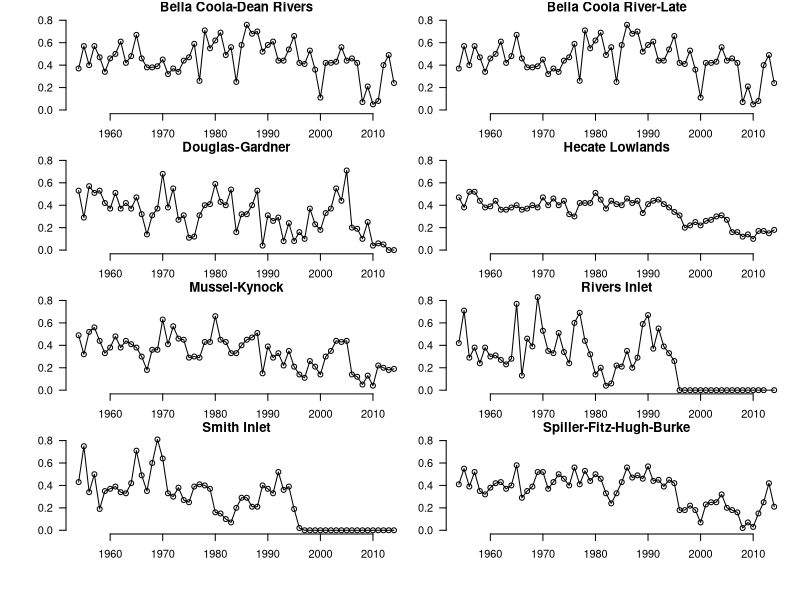
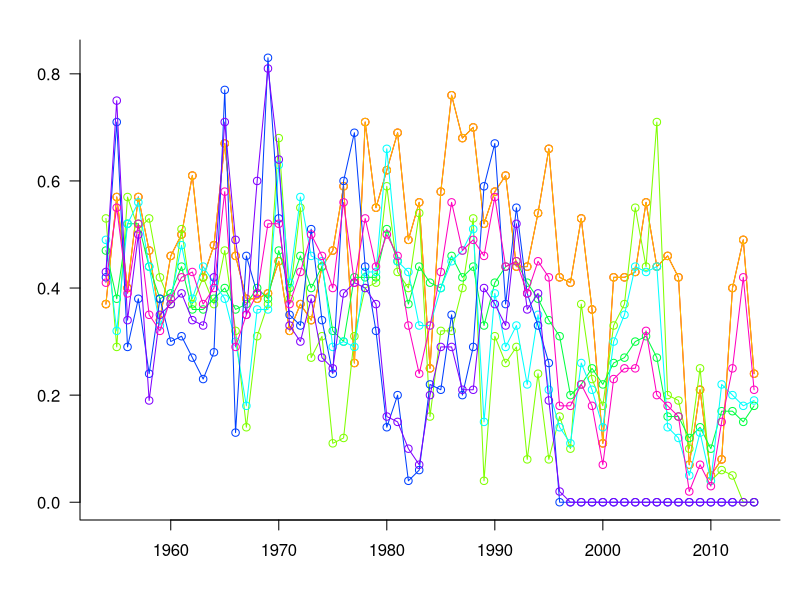

Write the R code that produced these figures, in order. (Note: this script raises an error after producing the figures.)
library(here)
library(RColorBrewer)
###############################################################################
# Load data
###############################################################################

CU_names <- read.csv("data/CentralCoastChum_CUs.csv")
CU_names <- as.character(CU_names[1:8,'CU_name']) #Ignore Wannock (no data)

datER <- read.csv("data/PSE_chumExploitationRate.csv")
datER <- subset(datER, is.element(datER$location, CU_names))

# Are all CUs in ER data?
CU_names[is.element(CU_names, datER$location) == FALSE]

###############################################################################
# Summarize data
###############################################################################
meanER <- mean(datER$datavalue)
sdER <- sd(datER$datavalue)

meanER_period1 <- mean(datER$datavalue[datER$year <= 1990])
meanER_period2 <- mean(datER$datavalue[datER$year > 1990])

# Perhaps makes more sense to look at sd among CUs within each year?
sdER2 <- mean(tapply(datER$datavalue, datER$year, sd))
# This is slightly lower than looking across all time.

###############################################################################
# Plot data
###############################################################################

par(mfrow=c(4,2), mar=c(2,2,1,1), oma=c(3,3,0,0))
for(i in 1:8){
	datER.i <- subset(datER, datER$location == CU_names[i])
	plot(datER.i$year, datER.i$datavalue, "o", xlim=c(1954, 2014), ylim=range(datER$datavalue, na.rm=TRUE), bty="n", xlab="", ylab="", las=1, main=CU_names[i])
}

# All together
colCU <- rainbow(8)#brewer.pal(8, "Accent")
par(mfrow=c(1,1), mar=c(4,4,2,1), oma=rep(0, 4))
plot(datER.i$year, datER.i$datavalue, "n", xlim=c(1954, 2014), ylim=range(datER$datavalue, na.rm=TRUE), bty="l", xlab="", ylab="", las=1)
for(i in 1:8){
	datER.i <- subset(datER, datER$location == CU_names[i])
	lines(datER.i$year, datER.i$datavalue, "o", col=colCU[i])
}
segments(x0=1954, x1=1990, y0=meanER_period1, y1=meanER_period1, lty=2, l)
segments(x0=1991, x1=2014, y0=meanER_period2, y1=meanER_period2, lty=2)
legend("topright", col=colCU, lwd=1, CU_names, ncol=2)

###############################################################################
# Representing with beta distribution
###############################################################################
betaPar <- function(mean, sd){
	beta1 <- (mean^2 - mean^3 - sd^2*mean)/(sd^2)
	beta2 <- (mean * (1 - mean)^2 - sd^2*(1 - mean))/(sd^2)
	return(c(beta1, beta2))
}

betaER <- betaPar(meanER, sdER2)
h <- rbeta(10^3, shape1 = betaER[1], shape2 = betaER[2])

hist(h, freq=FALSE)
lines(seq(0, 1, 0.01), dbeta(seq(0, 1, 0.01), shape1 = betaER[1], shape2 = betaER[2]))

mean(h)
sd(h)

###############################################################################
# Relationship between abundance and harvest rates
###############################################################################

datEsc <- read.csv("data/nccdbv2_NCCStreamEscapement.csv")
datAbund <- read.csv("data/PSE_chumSpawnerAbundanceAndTotalRunSize.csv")

datAbundLGL <- subset(datAbund, datAbund$parameter == "LGL counts")
datTotalRun <- subset(datAbund, datAbund$parameter == "Total run")



harvestPar <- data.frame(location = CU_names, hmax = rep(NA, length(CU_names)), d = rep(NA, length(CU_names)), m = rep(NA, length(CU_names))) 

dat.all <- data.frame(
	location = rep(NA, each = 61*length(CU_names)),
	year = rep(NA, 61*length(CU_names)), 
	harvestRate = rep(NA, 61*length(CU_names)), 
	totalRun = rep(NA, 61*length(CU_names)))
I <- 1
												 
for(i in c(1,3:8)){
	dat.i <- data.frame(
		y = subset(datER, datER$location == CU_names[i])$datavalue,
		x = subset(datTotalRun, datTotalRun$location == CU_names[i])$datavalue,
		esc = subset(datAbundLGL, datAbundLGL$location == CU_names[i])$datavalue,
		year = subset(datER, datER$location == CU_names[i])$year)

	dat.all$location[I:(I + dim(dat.i)[1] - 1)] <- CU_names[i]
	dat.all$year[I:(I+dim(dat.i)[1]-1)] <- dat.i$year
	dat.all$harvestRate[I:(I+dim(dat.i)[1]-1)] <- dat.i$y
	dat.all$totalRun[I:(I+dim(dat.i)[1]-1)] <- dat.i$x
	I <- I + dim(dat.i)[1]
}

# 	xmax <- ceiling(max(dat.i$x)*10^-5)*10^5
# 
# 	# Fit curve
# 	fit.i <- nls(
# 		y ~ hmax * (1 - exp(d * (m - x))),
# 		data = dat.i,
# 		start = list(hmax = 0.8, d = 1.2*10^-6, m = 10^5),
# 		lower = c(0, 0, 0),
# 		upper = c(1, Inf, 10^6),
# 		algorithm = "port")
# 	harvestPar[i,'hmax'] <- coefficients(fit.i)['hmax']
# 	harvestPar[i,'d'] <- coefficients(fit.i)['d']
# 	harvestPar[i,'m'] <- coefficients(fit.i)['m']
# 
# 	R.dummy <- seq(0, max(dat.i$x), length.out=200)
# 	h.dummy <- coefficients(fit.i)['hmax'] * (1 - exp(coefficients(fit.i)['d'] * (coefficients(fit.i)['m'] - R.dummy)))
# 
# 
# 	par(mfrow=c(2,1), mar=c(3,5,2,5), oma=c(1,0,0,0))
# 	bp <- barplot(rbind(dat.i$x - dat.i$esc, dat.i$esc), names.arg = NULL, las=1, col=c("#A8A6FF", "#FF0200"), yaxt="n", ylim=c(0, xmax), main=CU_names[i])
# 	axis(side=1, at=bp[match(seq(1960, 2010, 10), dat.i$year)], labels = seq(1960, 2010, 10))
# 
# 	xdist <- 100000
# 	while(length(seq(0, xmax, xdist)) > 8) xdist <- xdist * 2
# 	axis(side=2, at=seq(0, xmax, xdist), las=1, labels = formatC(seq(0, xmax/1000, xdist/1000), 0, format="f"))
# 
# 	mtext(side=2, "Escapement + harvest (1000s)", line=3)
# 	lines(bp, dat.i$y*xmax, lwd=1.5)
# 	axis(side=4, at=seq(0, 1, 0.2)*xmax, labels=seq(0, 1, 0.2), las=1)
# 	mtext(side=4, "Exploitation rate", line=3)
# 	mtext(side=3, line=1, adj=0, "a)")
# 
# 	plot(dat.i$x, dat.i$y, las=1, ylab="Exploitation rate", xlab="Escapement + harvest", bty="l", xlim=c(0, xmax), ylim=c(0,1), xaxs="i", yaxs="i", xaxt="n")
# 	axis(side=1, at=seq(0, xmax, xdist), las=1, labels = formatC(seq(0, xmax/1000, xdist/1000), 0, format="f"))
# 	mtext(side=1, "Escapement + harvest (1000s)", line=3)
# 
# 	mtext(side=3, line=1, adj=0, "b)")
# 
# 	lines(R.dummy, h.dummy, lwd=1.5)
# 	abline(h = coefficients(fit.i)['hmax'], lty=3)
# 	abline(v = coefficients(fit.i)['m'], lty=3)
# }
# 
# 

dat.all <- dat.all[1:(which(is.na(dat.all$location)==TRUE)[1]-1),]
dat.fit <- dat.all[dat.all$location != "Smith Inlet" & dat.all$location != "Rivers Inlet", ]

fit.all <- nls(
	y ~ hmax * (1 - exp(d * (m - x))), 
	data = data.frame(x=dat.fit$totalRun, y=dat.fit$harvestRate), 
	start = list(hmax = 0.8, d = 1.2*10^-6, m = 10^5), 
	lower = c(0, 0, 0), 
	upper = c(1, Inf, 10^6), 
	algorithm = "port")

R.dummy <- seq(0, 2*10^6, length.out = 200)
h.dummy <- pmax(0.05, coefficients(fit.all)['hmax'] * (1 - exp(coefficients(fit.all)['d'] * (coefficients(fit.all)['m'] - R.dummy))))

quartz(width = 4.5, height=2.5, pointsize = 10)
par(mfrow=c(1,1), mar=c(3.5,4,1,10), oma=c(0,0,0,0))
plot(dat.fit$totalRun,dat.fit$harvestRate, col = grey(0.7), las=1, xlab="", ylab = "Harvest rate", pch = as.numeric(as.factor(dat.fit$location)), xaxt="n", yaxt="n")
mtext(side=1, line=2.5, "Total return (millions)")
axis(side=1, at=seq(0, 1.5*10^6, 0.5*10^6), labels = c("0.0", "0.5", "1.0", "1.5"))
axis(side=2, at=c(0, 0.3, 0.6), las=1)
axis(side=2, at=coefficients(fit.all)['hmax'], labels=expression(paste(italic(h[MAX]))), las=1, cex.axis=0.8)#, col="dodgerblue3", col.axis="dodgerblue3")

lines(R.dummy, h.dummy, lwd=1.5)
# abline(h = coefficients(fit.all)['hmax'], lty=2, col="dodgerblue3")
abline(h = 0.60, lty=3)#, col="dodgerblue")
legend(2*10^6, 0.80, col=grey(0.7), pch = unique(as.numeric(as.factor(dat.fit$location))), legend= unique(dat.fit$location), xpd=NA, cex=0.8, pt.cex=1, bty="n")

legend(2*10^6, 0.35, lwd = c(1.5, 1), lty = c(1,3), legend = c("Harvest Control Rule", "High constant harvest"), cex=0.8, pt.cex=1, bty="n", xpd=NA)#col=c(1, "dodgerblue3", "dodgerblue"), 

#-----------------------------
# Plot residuals over time
#-----------------------------
dat.fit <- dat.all[dat.all$location != "Smith Inlet" & dat.all$location != "Rivers Inlet",]
res <- resid(fit.all)

par(mfrow=c(1,2), mar=c(4,4,2,1), oma=c(0,0,0,0))

plot(dat.fit$totalRun, dat.fit$harvestRate, col = grey(0.6), las=1, xlab="Total return (millions)", ylab = "Harvest rate", bty="l", pch = as.numeric(as.factor(dat.fit$location)), xaxt="n", yaxt="n")
axis(side=1, at=seq(0, 1.5*10^6, 0.5*10^6), labels = c("0.0", "0.5", "1.0", "1.5"))
axis(side=2, at=c(0, 0.3, 0.6), las=1)
axis(side=2, at=coefficients(fit.all)['hmax'], labels=expression(paste(italic(h[MAX]))), las=1, cex.axis=0.8, col="dodgerblue", col.axis="dodgerblue")
lines(R.dummy, h.dummy3, lwd=1.5)
mtext(side = 3, adj=0, line=0.5, "a) HCR fit")

plot(dat.fit$year, res, las=1, ylab="Residuals", xlab = "Return year", bty="l", pch = as.numeric(as.factor(dat.fit$location)), col=grey(0.6))
abline(h=0, lwd=1.5)
mtext(side = 3, adj=0, line=0.5, "b) Residuals from HCR fit")

